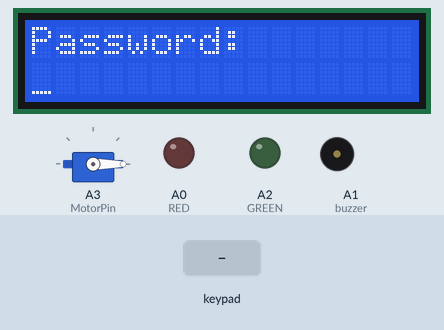
The sketch below on a simulated Arduino Uno, built with avr-gcc and run on an emulated ATmega328P. On the bench: servo, 16×2 character LCD, output pins drawn as LEDs (lit = HIGH), buzzer (waves = sounding). Inputs (shaded band) come from the test bench.

Above: at 2.7 s.
2.8 s: keypad keys 7 4 3 2 1 6 5 8 pressed 0.4 s apart
At 6.2 s:
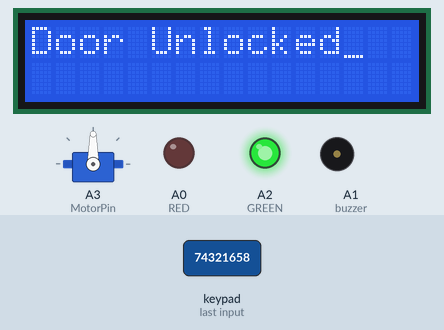
7.5 s: key '9' pressed
At 9.6 s:
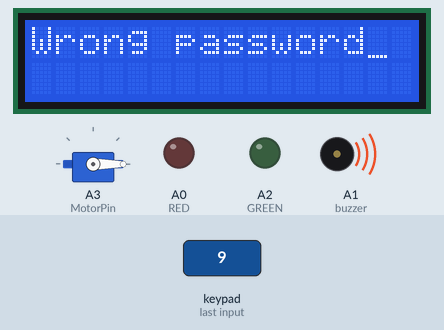
10.5 s: key '1' pressed
At 11.5 s:
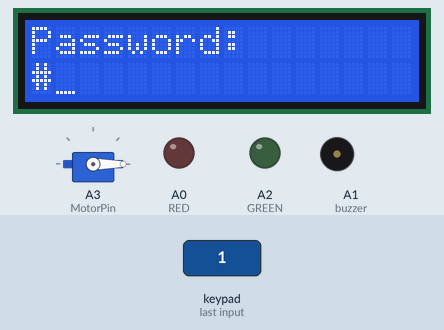
12.4 s: keypad keys 1 1 1 2 1 3 pressed 0.4 s apart
At 14.9 s:
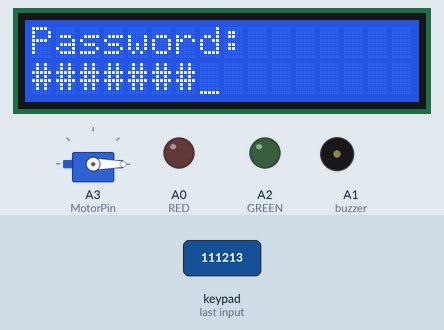
Timing chart, 0 to 16.4 s (numbered marks = the images above; inputs shaded):
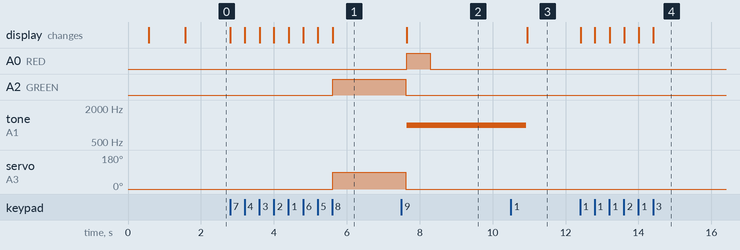

Measured:
- after the input at 2.8 s, A2 (GREEN): LOW → HIGH after 2.8 s; servo on A3 (MotorPin): 0° → 90° after 2.8 s; the display: first changes at once (image 1 shows a later state)
- after the input at 7.5 s, A0 (RED): LOW → HIGH after 0.15 s, → LOW 0.64 s later; tone on A1 (buzzer): silent → 1000 Hz after 0.15 s; the display: changes after 0.15 s (image 2)
- after the input at 10.5 s, the display: changes after 0.45 s (image 3)
- after the input at 12.4 s, the display: first changes at once (image 4 shows a later state)

The sketch:

Project.ino
```cpp
/*
 * security of a door that safeguards rovers.ino
 *
 * Created: 27/9/2023 2:00:47 PM
 * Author : Mostafa Mohamed Abdel-Azzem
 * Code : 43
 *
 */


/*---------------------------------------------------------------------------------------*/
                              /*Including necessary libraries to use them*/
#include <Servo.h>                             /*DOOR*/
#include <LiquidCrystal.h>                     /*LCD*/
#include <Keypad.h>                   /* KEYPAD FOR PASSWORD */

/*---------------------------------------------------------------------------------------*/
                                  /*Some global variables*/
const byte ROWS     = 3   ; /*Number of rows used in keypad*/
const byte COLS     = 3   ; /*Number of columns used in keypad*/
const byte MotorPin = A3  ; /* Analog pin for the signal in servo motor */
const byte Open     = 90  ; /*Opening the door */
const byte Close    = 0   ; /*Closing the door */
const byte buzzer   = A1  ; /*Analog pin for the signal of buzzer*/
const byte RED      = A0  ; /*Analog pin for the red colour of RGB LED*/
const byte GREEN    = A2  ; /*Analog pin for the green colour of RGB LED*/
boolean flag              ; /*Flag to check the password*/
char key                  ; /*Variable to store the value of the pressed number of the keypad*/

Servo motor ;               /*Object of the Servo class*/
          /*LCD ( RS, E , D4 , D5 ,D6 ,D7)*/
LiquidCrystal Lcd(2 , 3 , 4 , 5 , 6 , 7 );
/* The Keymap of Keypad */
char KeyMap[ROWS][COLS] =
{

{'1' , '2' , '3' } ,
{'4' , '5' , '6' } ,
{'7' , '8' , '9' } ,

};
/*PINS of the rows and columns*/
byte RowPins[ROWS] = { 11 ,   12 ,    13      };
byte ColPins[COLS] = {  8 ,   9   ,   10      };

Keypad MyKeypad = Keypad( makeKeymap(KeyMap) , RowPins , ColPins , ROWS ,  COLS  ) ;
/*Password stored in array*/
char password[] ={ '7' , '4' , '3' , '2' , '1' , '6' , '5' , '8' }  ;

/*-------------------------------------------------------------------------------------------------*/

void setup()
{
  /*Defining RGB LED and Buzzer as output*/
  pinMode(RED, OUTPUT);
  pinMode(GREEN, OUTPUT);
  pinMode(buzzer, OUTPUT);
  /*The intial state of motor to is closed*/
  motor.write(Close);
  delay(500);
  /*Pin of the motor*/
  motor.attach(MotorPin);
  /*Turn on the LCD with 16 columns and 2 rows and the cursor and print the message */
  Lcd.begin(16,2);
  Lcd.cursor();
  Lcd.print("Plz enter the ");
  Lcd.setCursor( 0 , 1 );
  Lcd.print("password.");
  delay(1000);

}

/*------------------------------------------------------------------------------------------------------*/

void loop()
{
  /* Store true in flag then clear the screen (perivious message) and print new one in the first row and wait for the password n the second row  */
  flag = true ;
  Lcd.clear();
  Lcd.print("Password:");
  Lcd.setCursor( 0 , 1 );

  /*Loop to recieve the password from the user and compare it with the true password.
  ,any number will be printed as # on the LCD for security purpose,
   number 9 on the keypad used as enter button so the loop will be broken.
   flag state changes if the number entered is not correct.
    */
  for(int i = 0 ;  i < sizeof(password) ; i++ )
  {

    key = MyKeypad.waitForKey();

    if( key != password[i] )
    {
      flag = false ;
    }

    Lcd.print("#");

    if ( key == '9' )
    {
      break;
    }

  }

/*For true password the LCD will print 'Door Unlocked'.
the door will be opened.
the green colour will appear.
all these things will happen for only 2 seconds.*/
  if(  flag == true )
  {
    Lcd.clear();
    motor.write(Open);
    Lcd.print("Door Unlocked");
    analogWrite(GREEN , 255  );
    analogWrite(RED   , 0    );
    delay(2000);
    analogWrite(GREEN , 0    );
    analogWrite(RED   , 0    );
    motor.write(Close);

  }

/*For wrong password the LCD will print 'wrong password'.
the door will not open.
the red colour will appear then gradually fade.
the buzzer will ring.
all these things will happen for only 2 seconds*/
  else
  {
    Lcd.clear();
    motor.write(Close);
    Lcd.print("Wrong password");
    analogWrite(RED , 255  );
    analogWrite(GREEN   , 0    );
    tone( buzzer , 1000 );
    for( int j = 255 ; j > 0 ; j-- )/*Controlling the brightness of the RGB LED*/
    {
      analogWrite(RED , j  );
      delay(5);
    }
    delay(2000);
    noTone( buzzer);
    analogWrite(GREEN , 0    );
    analogWrite(RED   , 0    );
  }

}
```
